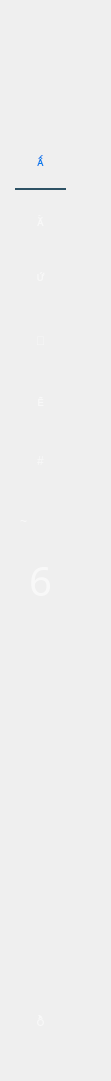
  <widget class="QGroupBox" name="MenuBar">
   <property name="geometry">
    <rect>
     <x>10</x>
     <y>0</y>
     <width>111</width>
     <height>1081</height>
    </rect>
   </property>
   <property name="styleSheet">
    <string notr="true">border:none;
background:none;</string>
   </property>
   <property name="title">
    <string/>
   </property>
   <widget class="QLabel" name="label_2">
    <property name="geometry">
     <rect>
      <x>10</x>
      <y>20</y>
      <width>71</width>
      <height>61</height>
     </rect>
    </property>
    <property name="text">
     <string/>
    </property>
    <property name="pixmap">
     <pixmap>D:/Untitled design (3).png</pixmap>
    </property>
   </widget>
   <widget class="QPushButton" name="hihi_5">
    <property name="geometry">
     <rect>
      <x>20</x>
      <y>260</y>
      <width>41</width>
      <height>31</height>
     </rect>
    </property>
    <property name="toolTipDuration">
     <number>1</number>
    </property>
    <property name="autoFillBackground">
     <bool>false</bool>
    </property>
    <property name="styleSheet">
     <string notr="true">QPushButton#hihi_5
{
font: 30pt &quot;dripicons-v2&quot;;
border:none;
background-color:transparent;
color:rgba(255,255,255,150);
}
QPushButton#hihi_5:hover
{
font: 30pt &quot;dripicons-v2&quot;;
border:none;
background-color:transparent;
color:rgba(255,255,255,255);
}</string>
    </property>
    <property name="text">
     <string></string>
    </property>
    <property name="iconSize">
     <size>
      <width>40</width>
      <height>40</height>
     </size>
    </property>
    <property name="flat">
     <bool>false</bool>
    </property>
   </widget>
   <widget class="QLabel" name="label_12">
    <property name="geometry">
     <rect>
      <x>20</x>
      <y>500</y>
      <width>41</width>
      <height>41</height>
     </rect>
    </property>
    <property name="styleSheet">
     <string notr="true">QLabel#label_12
{
font: 30pt &quot;dripicons-v2&quot;;
border:none;
background-color:transparent;
color:rgba(255,255,255,150);
}
QLabel#label_12:hover
{
font: 30pt &quot;dripicons-v2&quot;;
border:none;
background-color:transparent;
color:rgba(255,255,255,255);
}</string>
    </property>
    <property name="text">
     <string>~</string>
    </property>
   </widget>
   <widget class="QPushButton" name="hihi_17">
    <property name="geometry">
     <rect>
      <x>20</x>
      <y>440</y>
      <width>41</width>
      <height>41</height>
     </rect>
    </property>
    <property name="toolTipDuration">
     <number>1</number>
    </property>
    <property name="autoFillBackground">
     <bool>false</bool>
    </property>
    <property name="styleSheet">
     <string notr="true">QPushButton#hihi_17
{
font: 30pt &quot;dripicons-v2&quot;;
border:none;
background-color:transparent;
color:rgba(255,255,255,150);
}
QPushButton#hihi_17:hover
{
font: 30pt &quot;dripicons-v2&quot;;
border:none;
background-color:transparent;
color:rgba(255,255,255,255);
}</string>
    </property>
    <property name="text">
     <string>#</string>
    </property>
    <property name="iconSize">
     <size>
      <width>40</width>
      <height>40</height>
     </size>
    </property>
    <property name="flat">
     <bool>false</bool>
    </property>
   </widget>
   <widget class="QLabel" name="label_6">
    <property name="geometry">
     <rect>
      <x>15</x>
      <y>170</y>
      <width>51</width>
      <height>20</height>
     </rect>
    </property>
    <property name="styleSheet">
     <string notr="true">background-color: rgba(0, 0, 0,0);
font: 12pt &quot;MS Shell Dlg 2&quot;;
border: 2px solid rgba(0,0,0,0);
border-bottom-color:rgba(46,82,101,255);
color:rgb(255,255,255);
padding-bottom:7px;
border-radius:0px;</string>
    </property>
    <property name="text">
     <string/>
    </property>
   </widget>
   <widget class="QPushButton" name="hihi_20">
    <property name="geometry">
     <rect>
      <x>20</x>
      <y>380</y>
      <width>41</width>
      <height>41</height>
     </rect>
    </property>
    <property name="toolTipDuration">
     <number>1</number>
    </property>
    <property name="autoFillBackground">
     <bool>false</bool>
    </property>
    <property name="styleSheet">
     <string notr="true">QPushButton#hihi_20
{
font: 30pt &quot;dripicons-v2&quot;;
border:none;
background-color:transparent;
color:rgba(255,255,255,150);
}
QPushButton#hihi_20:hover
{
font: 30pt &quot;dripicons-v2&quot;;
border:none;
background-color:transparent;
color:rgba(255,255,255,255);
}</string>
    </property>
    <property name="text">
     <string></string>
    </property>
    <property name="iconSize">
     <size>
      <width>40</width>
      <height>40</height>
     </size>
    </property>
    <property name="flat">
     <bool>false</bool>
    </property>
   </widget>
   <widget class="QPushButton" name="hihi_15">
    <property name="geometry">
     <rect>
      <x>20</x>
      <y>320</y>
      <width>41</width>
      <height>41</height>
     </rect>
    </property>
    <property name="toolTipDuration">
     <number>1</number>
    </property>
    <property name="autoFillBackground">
     <bool>false</bool>
    </property>
    <property name="styleSheet">
     <string notr="true">QPushButton#hihi_15
{
font: 30pt &quot;dripicons-v2&quot;;
border:none;
background-color:transparent;
color:rgba(255,255,255,150);
}
QPushButton#hihi_15:hover
{
font: 30pt &quot;dripicons-v2&quot;;
border:none;
background-color:transparent;
color:rgba(255,255,255,255);
}</string>
    </property>
    <property name="text">
     <string></string>
    </property>
    <property name="iconSize">
     <size>
      <width>40</width>
      <height>40</height>
     </size>
    </property>
    <property name="flat">
     <bool>false</bool>
    </property>
   </widget>
   <widget class="QPushButton" name="gg">
    <property name="geometry">
     <rect>
      <x>15</x>
      <y>990</y>
      <width>51</width>
      <height>61</height>
     </rect>
    </property>
    <property name="styleSheet">
     <string notr="true">QPushButton#gg
{
font: 40pt &quot;dripicons-v2&quot;;
border:none;
background-color:transparent;
color:rgba(255,255,255,150);
}
QPushButton#gg:hover
{
font: 40pt &quot;dripicons-v2&quot;;
border:none;
background-color:transparent;
color:rgba(255,115,0,255);
}</string>
    </property>
    <property name="text">
     <string></string>
    </property>
   </widget>
   <widget class="QPushButton" name="hihi_6">
    <property name="geometry">
     <rect>
      <x>20</x>
      <y>140</y>
      <width>41</width>
      <height>41</height>
     </rect>
    </property>
    <property name="toolTipDuration">
     <number>1</number>
    </property>
    <property name="autoFillBackground">
     <bool>false</bool>
    </property>
    <property name="styleSheet">
     <string notr="true">QPushButton#hihi_6
{
font: 30pt &quot;dripicons-v2&quot;;
border:none;
background-color:transparent;
color:rgba(0,125,236,255);
}
QPushButton#hihi_6:hover
{
font: 30pt &quot;dripicons-v2&quot;;
border:none;
background-color:transparent;
color:rgba(0,125,236,255);
}</string>
    </property>
    <property name="text">
     <string></string>
    </property>
    <property name="iconSize">
     <size>
      <width>40</width>
      <height>40</height>
     </size>
    </property>
    <property name="flat">
     <bool>false</bool>
    </property>
   </widget>
   <widget class="QPushButton" name="hihi_7">
    <property name="geometry">
     <rect>
      <x>20</x>
      <y>200</y>
      <width>41</width>
      <height>41</height>
     </rect>
    </property>
    <property name="toolTipDuration">
     <number>1</number>
    </property>
    <property name="autoFillBackground">
     <bool>false</bool>
    </property>
    <property name="styleSheet">
     <string notr="true">QPushButton#hihi_7
{
font: 30pt &quot;dripicons-v2&quot;;
border:none;
background-color:transparent;
color:rgba(255,255,255,150);
}
QPushButton#hihi_7:hover
{
font: 30pt &quot;dripicons-v2&quot;;
border:none;
background-color:transparent;
color:rgba(255,255,255,255);
}</string>
    </property>
    <property name="text">
     <string></string>
    </property>
    <property name="iconSize">
     <size>
      <width>40</width>
      <height>40</height>
     </size>
    </property>
    <property name="flat">
     <bool>false</bool>
    </property>
   </widget>
   <widget class="QPushButton" name="hihi_18">
    <property name="geometry">
     <rect>
      <x>20</x>
      <y>560</y>
      <width>41</width>
      <height>41</height>
     </rect>
    </property>
    <property name="font">
     <font>
      <family>dripicons-v2</family>
      <pointsize>30</pointsize>
      <weight>50</weight>
      <italic>false</italic>
      <bold>false</bold>
     </font>
    </property>
    <property name="toolTipDuration">
     <number>1</number>
    </property>
    <property name="autoFillBackground">
     <bool>false</bool>
    </property>
    <property name="styleSheet">
     <string notr="true">QPushButton#hihi_18
{
font: 30pt &quot;dripicons-v2&quot;;
border:none;
background-color:transparent;
color:rgba(255,255,255,150);
}
QPushButton#hihi_18:hover
{
font: 30pt &quot;dripicons-v2&quot;;
border:none;
background-color:transparent;
color:rgba(255,255,255,255);
}</string>
    </property>
    <property name="text">
     <string>6</string>
    </property>
    <property name="iconSize">
     <size>
      <width>40</width>
      <height>40</height>
     </size>
    </property>
    <property name="flat">
     <bool>false</bool>
    </property>
   </widget>
  </widget>
